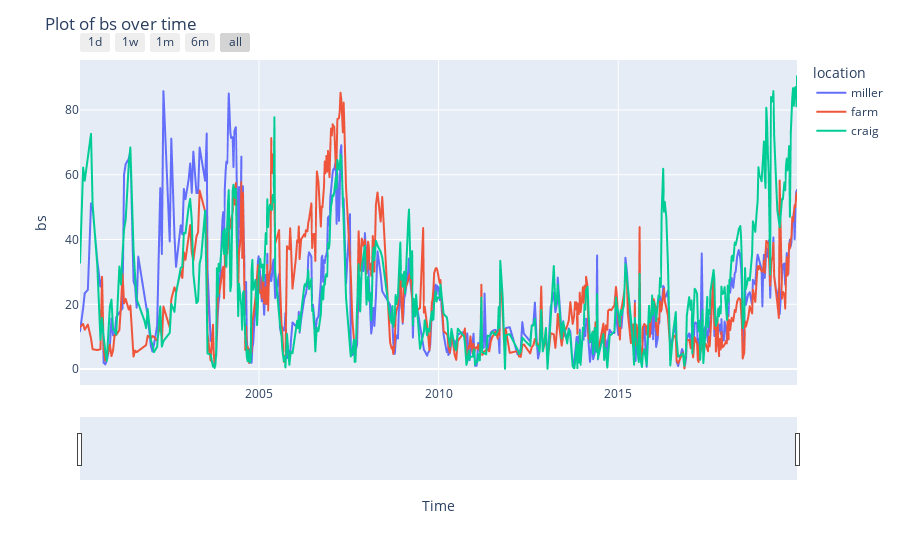

The notebook cell this image was saved under:
### Code cell
# Group the data by location
groups = test.groupby('location')

# Plot each group separately with different colors
for name, group in groups:
    plt.plot(group['time'], group['bs'], label=name)

# Set the x-axis label
plt.xlabel('Time')

# Set the y-axis label
plt.ylabel('bs')

# Set the title of the plot
plt.title('Plot of bs over time')

# Add a legend
plt.legend()

# Show the plot
plt.show()

import plotly.express as px

fig = px.line(df, x='time', y='bs', color='location')
fig.update_layout(
    title='Plot of bs over time',
    xaxis_title='Time',
    yaxis_title='bs',
    hovermode='x',
    xaxis=dict(
        rangeselector=dict(
            buttons=list([
                dict(count=1, label="1d", step="day", stepmode="backward"),
                dict(count=7, label="1w", step="day", stepmode="backward"),
                dict(count=1, label="1m", step="month", stepmode="backward"),
                dict(count=6, label="6m", step="month", stepmode="backward"),
                dict(step="all")
            ])
        ),
        rangeslider=dict(visible=True),
        type="date"
    )
)
fig.show()

### Figure 1 — Plotly figure (JSON) as saved in the notebook; plotly's stock layout.template omitted (floating-point values rounded to 4 significant figures; data arrays with more than 128 entries replaced by an {"elided": "..."} marker saying what was removed)
{"data": [{"hovertemplate": "location=miller<br>time=%{x}<br>bs=%{y}<extra></extra>", "legendgroup": "miller", "line": {"color": "#636efa", "dash": "solid"}, "marker": {"symbol": "circle"}, "mode": "lines", "name": "miller", "showlegend": true, "type": "scattergl", "x": {"elided": "508 str values"}, "xaxis": "x", "y": {"elided": "508 float values"}, "yaxis": "y"}, {"hovertemplate": "location=farm<br>time=%{x}<br>bs=%{y}<extra></extra>", "legendgroup": "farm", "line": {"color": "#EF553B", "dash": "solid"}, "marker": {"symbol": "circle"}, "mode": "lines", "name": "farm", "showlegend": true, "type": "scattergl", "x": {"elided": "507 str values"}, "xaxis": "x", "y": {"elided": "507 float values"}, "yaxis": "y"}, {"hovertemplate": "location=craig<br>time=%{x}<br>bs=%{y}<extra></extra>", "legendgroup": "craig", "line": {"color": "#00cc96", "dash": "solid"}, "marker": {"symbol": "circle"}, "mode": "lines", "name": "craig", "showlegend": true, "type": "scattergl", "x": {"elided": "511 str values"}, "xaxis": "x", "y": {"elided": "511 float values"}, "yaxis": "y"}], "layout": {"hovermode": "x", "legend": {"title": {"text": "location"}, "tracegroupgap": 0}, "margin": {"t": 60}, "title": {"text": "Plot of bs over time"}, "xaxis": {"anchor": "y", "domain": [0, 1], "rangeselector": {"buttons": [{"count": 1, "label": "1d", "step": "day", "stepmode": "backward"}, {"count": 7, "label": "1w", "step": "day", "stepmode": "backward"}, {"count": 1, "label": "1m", "step": "month", "stepmode": "backward"}, {"count": 6, "label": "6m", "step": "month", "stepmode": "backward"}, {"step": "all"}]}, "rangeslider": {"visible": true}, "title": {"text": "Time"}, "type": "date"}, "yaxis": {"anchor": "x", "domain": [0, 1], "title": {"text": "bs"}}}}
